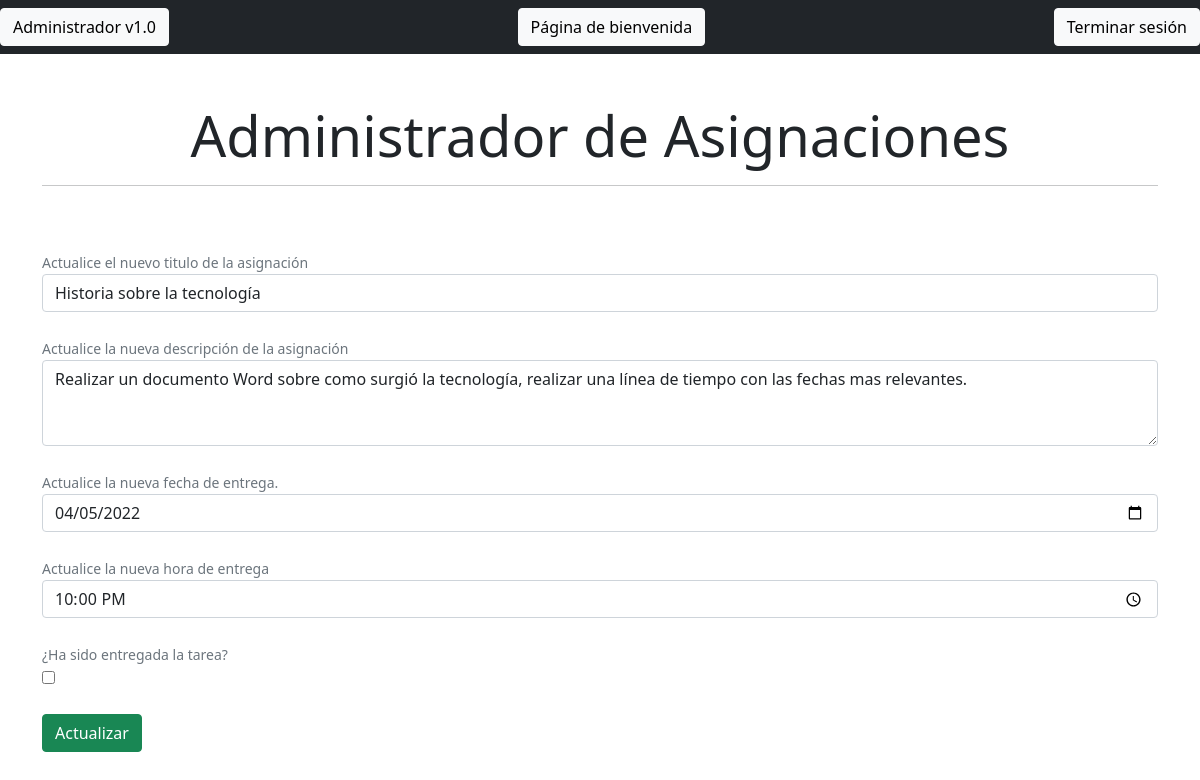
The app's page /update.php?IDTarea=32 with its own data.
### tables this page shows
CREATE TABLE `tareas` (
  `IDTarea` int(11) NOT NULL,
  `Titulo` varchar(200) DEFAULT NULL,
  `Descripcion` varchar(1500) DEFAULT NULL,
  `Fecha_creada` timestamp NULL DEFAULT current_timestamp(),
  `Fecha_entrega` timestamp NULL DEFAULT NULL,
  `Documento` tinyblob DEFAULT NULL,
  `Calificado` tinyint(4) NOT NULL DEFAULT 0,
  `lk` int(11) DEFAULT NULL,
  `IDProfesor` int(11) DEFAULT NULL
);

### controller.php (called while the page is built, shortened)
<?php
    class CrudController implements CrudControllerInterface
    {
        private $conectar;
        public function __construct(DBConnectionInterface $conectar)
        {
            $this->conectar= $conectar;
        }
        public function getTask()
        {
            $con=$this->conectar->connectDB();
            $id = $_GET['IDTarea'];
            $query = "SELECT * FROM tareas WHERE IDTarea=$id";
            $result = mysqli_query($con,$query);
            if(mysqli_num_rows($result)==1)
            {
                $row = mysqli_fetch_array($result);
                $title = $row['Titulo'];
                $description = $row['Descripcion'];
                $dueDate = $row['Fecha_entrega'];
                $check = $row['Calificado'];
                $data= array($title,$description,$dueDate,$check);
            }
            return $data;
        }
    }
?>

### update.php (the view, shortened to what this page needs)
<?php
    require_once("controller.php");
    if(isset($_GET['IDTarea']))
    {
        $search=new CrudController(new Connection);
        $search=$search->getTask();
    }
    include("includes/header.php")
?>
<div class="container">
    <div class="row">
        <div class="col-md-12 mt-5">
            <h1 class="text-center display-4">Administrador de Asignaciones</h1>
            <hr class="height:1px;color: black;background-color:black;">
        </div>
    </div>
    <div class="row">
        <div class="col-md-12 mt-5">
            <form action="update.php?IDTarea=<?php echo $_GET['IDTarea'];?>" method="POST">
            <div class="form-group">
                <small id="titleHelp" class="form-text text-muted">Actualice el nuevo titulo de la asignación</small>
                <input type="text" name="taskName" value = "<?php echo $search[0];?>" class="form-control"
                placeholder="Actualizar título"><br>
            </div>
            <div class="form-group">
                <small id="descriptionHelp" class="form-text text-muted">Actualice la nueva descripción de la asignación</small>
                <textarea name="descriptionTask" id="" rows="3" class="form-control" placeholder="Actualizar descripción"><?php echo $search[1]?></textarea><br>
            </div>
            <small id="dateHelp" class="form-text text-muted">Actualice la nueva fecha de entrega.</small>
            <?php
                $oldDueDate = date_create($search[2]);
                $oldDueDate = date_format($oldDueDate,"Y-m-d");
                $oldDueDate = strval($oldDueDate);
                $oldDueTime = explode(" ",$search[2]);
                $oldDueTime = $oldDueTime[1];
            ?>
            <div class="form-group">
                <input type="date" name="duedateTask" value="<?php echo $oldDueDate?>" class="form-control"><br>
            </div>
            <div class="form-group">
                <small id="timeHelp" class="form-text text-muted">Actualice la nueva hora de entrega</small>
                <input type="time" name="duetimeTask" class="form-control" value="<?php echo $oldDueTime?>"><br>
            </div>
            <small id="dateHelp" class="form-text text-muted">¿Ha sido entregada la tarea?</small>
            <div class="form-group">
                <input type="checkbox" name="check" value="1"><br><br>
            </div>
            <button class="btn btn-success" name="update">Actualizar</button>
        </form>
    </div>
</div>
<?php include("includes/footer.php")?>

### records on screen
tareas: taskName "Historia sobre la tecnología", descriptionTask "Realizar un documento Word sobre como surgió la tecnología, realizar una línea de tiempo con las fechas mas relevantes.", duedateTask "04/05/2022", duetimeTask "22:00:00"
